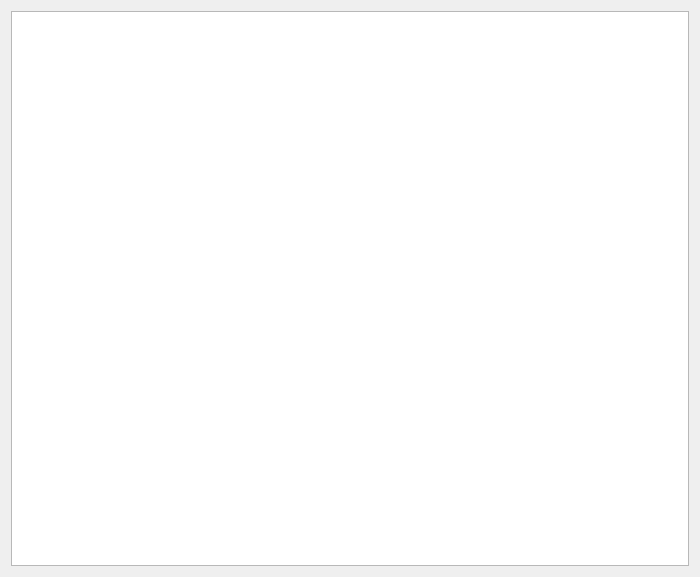
<?xml version="1.0" encoding="UTF-8"?>
<ui version="4.0">
 <class>SetOperationsView</class>
 <widget class="QDialog" name="SetOperationsView">
  <property name="geometry">
   <rect>
    <x>0</x>
    <y>0</y>
    <width>700</width>
    <height>577</height>
   </rect>
  </property>
  <property name="windowTitle">
   <string>Dialog</string>
  </property>
  <layout class="QGridLayout" name="gridLayout">
   <item row="0" column="0">
    <widget class="QGraphicsView" name="graphicsView"/>
   </item>
  </layout>
 </widget>
 <resources/>
 <connections/>
</ui>
